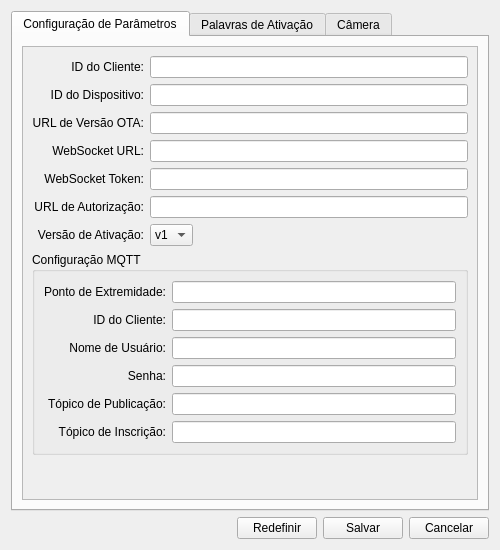
<?xml version="1.0" encoding="UTF-8"?>
<ui version="4.0">
 <class>SettingsWindow</class>
 <widget class="QDialog" name="SettingsWindow">
  <property name="geometry">
   <rect>
    <x>0</x>
    <y>0</y>
    <width>500</width>
    <height>550</height>
   </rect>
  </property>
  <property name="minimumSize">
   <size>
    <width>400</width>
    <height>400</height>
   </size>
  </property>
  <property name="windowTitle">
   <string>Configuração de Parâmetros</string>
  </property>
  <property name="modal">
   <bool>true</bool>
  </property>
  <layout class="QVBoxLayout" name="verticalLayout">
   <item>
    <widget class="QTabWidget" name="tabWidget">
     <property name="currentIndex">
      <number>0</number>
     </property>
     <widget class="QWidget" name="system_tab">
      <attribute name="title">
       <string>Configuração de Parâmetros</string>
      </attribute>
      <layout class="QVBoxLayout" name="system_layout">
       <item>
        <widget class="QScrollArea" name="system_scroll">
         <property name="widgetResizable">
          <bool>true</bool>
         </property>
         <widget class="QWidget" name="system_content">
          <property name="geometry">
           <rect>
            <x>0</x>
            <y>0</y>
            <width>574</width>
            <height>474</height>
           </rect>
          </property>
          <layout class="QFormLayout" name="system_form">
           <property name="labelAlignment">
            <set>Qt::AlignRight|Qt::AlignVCenter</set>
           </property>
           <property name="fieldGrowthPolicy">
            <enum>QFormLayout::ExpandingFieldsGrow</enum>
           </property>
           <item row="0" column="0">
            <widget class="QLabel" name="client_id_label">
             <property name="text">
              <string>ID do Cliente:</string>
             </property>
             <property name="alignment">
              <set>Qt::AlignRight|Qt::AlignVCenter</set>
             </property>
            </widget>
           </item>
           <item row="0" column="1">
            <widget class="QLineEdit" name="client_id_edit">
             <property name="readOnly">
              <bool>false</bool>
             </property>
            </widget>
           </item>
           <item row="1" column="0">
            <widget class="QLabel" name="device_id_label">
             <property name="text">
              <string>ID do Dispositivo:</string>
             </property>
             <property name="alignment">
              <set>Qt::AlignRight|Qt::AlignVCenter</set>
             </property>
            </widget>
           </item>
           <item row="1" column="1">
            <widget class="QLineEdit" name="device_id_edit">
             <property name="readOnly">
              <bool>false</bool>
             </property>
            </widget>
           </item>
           <item row="2" column="0">
            <widget class="QLabel" name="ota_url_label">
             <property name="text">
              <string>URL de Versão OTA:</string>
             </property>
             <property name="alignment">
              <set>Qt::AlignRight|Qt::AlignVCenter</set>
             </property>
            </widget>
           </item>
           <item row="2" column="1">
            <widget class="QLineEdit" name="ota_url_edit"/>
           </item>
           <item row="3" column="0">
            <widget class="QLabel" name="websocket_url_label">
             <property name="text">
              <string>WebSocket URL:</string>
             </property>
             <property name="alignment">
              <set>Qt::AlignRight|Qt::AlignVCenter</set>
             </property>
            </widget>
           </item>
           <item row="3" column="1">
            <widget class="QLineEdit" name="websocket_url_edit"/>
           </item>
           <item row="4" column="0">
            <widget class="QLabel" name="websocket_token_label">
             <property name="text">
              <string>WebSocket Token:</string>
             </property>
             <property name="alignment">
              <set>Qt::AlignRight|Qt::AlignVCenter</set>
             </property>
            </widget>
           </item>
           <item row="4" column="1">
            <widget class="QLineEdit" name="websocket_token_edit">
             <property name="echoMode">
              <enum>QLineEdit::Normal</enum>
             </property>
            </widget>
           </item>
           <item row="5" column="0">
            <widget class="QLabel" name="authorization_url_label">
             <property name="text">
              <string>URL de Autorização:</string>
             </property>
             <property name="alignment">
              <set>Qt::AlignRight|Qt::AlignVCenter</set>
             </property>
            </widget>
           </item>
           <item row="5" column="1">
            <widget class="QLineEdit" name="authorization_url_edit"/>
           </item>
           <item row="6" column="0">
            <widget class="QLabel" name="activation_version_label">
             <property name="text">
              <string>Versão de Ativação:</string>
             </property>
             <property name="alignment">
              <set>Qt::AlignRight|Qt::AlignVCenter</set>
             </property>
            </widget>
           </item>
           <item row="6" column="1">
            <widget class="QComboBox" name="activation_version_combo">
             <item>
              <property name="text">
               <string>v1</string>
              </property>
             </item>
             <item>
              <property name="text">
               <string>v2</string>
              </property>
             </item>
            </widget>
           </item>
           <item row="7" column="0" colspan="2">
            <widget class="QGroupBox" name="mqtt_group">
             <property name="title">
              <string>Configuração MQTT</string>
             </property>
             <layout class="QFormLayout" name="mqtt_form">
              <property name="labelAlignment">
               <set>Qt::AlignRight|Qt::AlignVCenter</set>
              </property>
              <property name="fieldGrowthPolicy">
               <enum>QFormLayout::ExpandingFieldsGrow</enum>
              </property>
              <item row="0" column="0">
               <widget class="QLabel" name="mqtt_endpoint_label">
                <property name="text">
                 <string>Ponto de Extremidade:</string>
                </property>
                <property name="alignment">
                 <set>Qt::AlignRight|Qt::AlignVCenter</set>
                </property>
               </widget>
              </item>
              <item row="0" column="1">
               <widget class="QLineEdit" name="mqtt_endpoint_edit"/>
              </item>
              <item row="1" column="0">
               <widget class="QLabel" name="mqtt_client_id_label">
                <property name="text">
                 <string>ID do Cliente:</string>
                </property>
                <property name="alignment">
                 <set>Qt::AlignRight|Qt::AlignVCenter</set>
                </property>
               </widget>
              </item>
              <item row="1" column="1">
               <widget class="QLineEdit" name="mqtt_client_id_edit"/>
              </item>
              <item row="2" column="0">
               <widget class="QLabel" name="mqtt_username_label">
                <property name="text">
                 <string>Nome de Usuário:</string>
                </property>
                <property name="alignment">
                 <set>Qt::AlignRight|Qt::AlignVCenter</set>
                </property>
               </widget>
              </item>
              <item row="2" column="1">
               <widget class="QLineEdit" name="mqtt_username_edit"/>
              </item>
              <item row="3" column="0">
               <widget class="QLabel" name="mqtt_password_label">
                <property name="text">
                 <string>Senha:</string>
                </property>
                <property name="alignment">
                 <set>Qt::AlignRight|Qt::AlignVCenter</set>
                </property>
               </widget>
              </item>
              <item row="3" column="1">
               <widget class="QLineEdit" name="mqtt_password_edit">
                <property name="echoMode">
                 <enum>QLineEdit::Normal</enum>
                </property>
               </widget>
              </item>
              <item row="4" column="0">
               <widget class="QLabel" name="mqtt_publish_topic_label">
                <property name="text">
                 <string>Tópico de Publicação:</string>
                </property>
                <property name="alignment">
                 <set>Qt::AlignRight|Qt::AlignVCenter</set>
                </property>
               </widget>
              </item>
              <item row="4" column="1">
               <widget class="QLineEdit" name="mqtt_publish_topic_edit"/>
              </item>
              <item row="5" column="0">
               <widget class="QLabel" name="mqtt_subscribe_topic_label">
                <property name="text">
                 <string>Tópico de Inscrição:</string>
                </property>
                <property name="alignment">
                 <set>Qt::AlignRight|Qt::AlignVCenter</set>
                </property>
               </widget>
              </item>
              <item row="5" column="1">
               <widget class="QLineEdit" name="mqtt_subscribe_topic_edit"/>
              </item>
             </layout>
            </widget>
           </item>
          </layout>
         </widget>
        </widget>
       </item>
      </layout>
     </widget>
     <widget class="QWidget" name="wake_word_tab">
      <attribute name="title">
       <string>Palavras de Ativação</string>
      </attribute>
      <layout class="QVBoxLayout" name="wake_word_layout">
       <item>
        <widget class="QScrollArea" name="wake_word_scroll">
         <property name="widgetResizable">
          <bool>true</bool>
         </property>
         <widget class="QWidget" name="wake_word_content">
          <property name="geometry">
           <rect>
            <x>0</x>
            <y>0</y>
            <width>574</width>
            <height>262</height>
           </rect>
          </property>
          <layout class="QFormLayout" name="wake_word_form">
           <property name="labelAlignment">
            <set>Qt::AlignRight|Qt::AlignVCenter</set>
           </property>
           <property name="fieldGrowthPolicy">
            <enum>QFormLayout::ExpandingFieldsGrow</enum>
           </property>
           <item row="0" column="0">
            <widget class="QLabel" name="use_wake_word_label">
             <property name="text">
              <string>Ativar Palavras de Ativação:</string>
             </property>
             <property name="alignment">
              <set>Qt::AlignRight|Qt::AlignVCenter</set>
             </property>
            </widget>
           </item>
           <item row="0" column="1">
            <widget class="QCheckBox" name="use_wake_word_check"/>
           </item>
           <item row="1" column="0">
            <widget class="QLabel" name="model_path_label">
             <property name="text">
              <string>Caminho do Modelo:</string>
             </property>
             <property name="alignment">
              <set>Qt::AlignRight|Qt::AlignVCenter</set>
             </property>
            </widget>
           </item>
           <item row="1" column="1">
            <layout class="QHBoxLayout" name="model_path_layout">
             <item>
              <widget class="QLineEdit" name="model_path_edit"/>
             </item>
             <item>
              <widget class="QPushButton" name="model_path_btn">
               <property name="text">
                <string>Procurar</string>
               </property>
              </widget>
             </item>
            </layout>
           </item>
           <item row="2" column="0">
            <widget class="QLabel" name="wake_words_label">
             <property name="text">
              <string>Lista de Palavras de Ativação:</string>
             </property>
             <property name="alignment">
              <set>Qt::AlignRight|Qt::AlignTop</set>
             </property>
            </widget>
           </item>
           <item row="2" column="1">
            <layout class="QVBoxLayout" name="wake_words_layout">
             <item>
              <widget class="QTextEdit" name="wake_words_edit">
               <property name="maximumSize">
                <size>
                 <width>16777215</width>
                 <height>100</height>
                </size>
               </property>
               <property name="placeholderText">
                <string>Uma palavra de ativação por linha</string>
               </property>
              </widget>
             </item>
             <item>
              <widget class="QLabel" name="wake_words_hint">
               <property name="text">
                <string>Dica: Digite uma palavra de ativação por linha, como "Alexa", "Hey Google"</string>
               </property>
               <property name="styleSheet">
                <string>color: #666; font-size: 11px;</string>
               </property>
              </widget>
             </item>
            </layout>
           </item>
          </layout>
         </widget>
        </widget>
       </item>
      </layout>
     </widget>
     <widget class="QWidget" name="camera_tab">
      <attribute name="title">
       <string>Câmera</string>
      </attribute>
      <layout class="QVBoxLayout" name="camera_layout">
       <item>
        <widget class="QScrollArea" name="camera_scroll">
         <property name="widgetResizable">
          <bool>true</bool>
         </property>
         <widget class="QWidget" name="camera_content">
          <property name="geometry">
           <rect>
            <x>0</x>
            <y>0</y>
            <width>574</width>
            <height>345</height>
           </rect>
          </property>
          <layout class="QFormLayout" name="camera_form">
           <property name="labelAlignment">
            <set>Qt::AlignRight|Qt::AlignVCenter</set>
           </property>
           <property name="fieldGrowthPolicy">
            <enum>QFormLayout::ExpandingFieldsGrow</enum>
           </property>
           <item row="0" column="0">
            <widget class="QLabel" name="camera_index_label">
             <property name="text">
              <string>Índice da Câmera:</string>
             </property>
             <property name="alignment">
              <set>Qt::AlignRight|Qt::AlignVCenter</set>
             </property>
            </widget>
           </item>
           <item row="0" column="1">
            <widget class="QSpinBox" name="camera_index_spin">
             <property name="minimum">
              <number>0</number>
             </property>
             <property name="maximum">
              <number>10</number>
             </property>
            </widget>
           </item>
           <item row="1" column="0">
            <widget class="QLabel" name="frame_width_label">
             <property name="text">
              <string>Largura do Quadro:</string>
             </property>
             <property name="alignment">
              <set>Qt::AlignRight|Qt::AlignVCenter</set>
             </property>
            </widget>
           </item>
           <item row="1" column="1">
            <widget class="QSpinBox" name="frame_width_spin">
             <property name="minimum">
              <number>320</number>
             </property>
             <property name="maximum">
              <number>1920</number>
             </property>
             <property name="singleStep">
              <number>10</number>
             </property>
             <property name="value">
              <number>640</number>
             </property>
            </widget>
           </item>
           <item row="2" column="0">
            <widget class="QLabel" name="frame_height_label">
             <property name="text">
              <string>Altura do Quadro:</string>
             </property>
             <property name="alignment">
              <set>Qt::AlignRight|Qt::AlignVCenter</set>
             </property>
            </widget>
           </item>
           <item row="2" column="1">
            <widget class="QSpinBox" name="frame_height_spin">
             <property name="minimum">
              <number>240</number>
             </property>
             <property name="maximum">
              <number>1080</number>
             </property>
             <property name="singleStep">
              <number>10</number>
             </property>
             <property name="value">
              <number>480</number>
             </property>
            </widget>
           </item>
           <item row="3" column="0">
            <widget class="QLabel" name="fps_label">
             <property name="text">
              <string>Taxa de Quadros:</string>
             </property>
             <property name="alignment">
              <set>Qt::AlignRight|Qt::AlignVCenter</set>
             </property>
            </widget>
           </item>
           <item row="3" column="1">
            <widget class="QSpinBox" name="fps_spin">
             <property name="minimum">
              <number>1</number>
             </property>
             <property name="maximum">
              <number>60</number>
             </property>
             <property name="value">
              <number>30</number>
             </property>
            </widget>
           </item>
           <item row="4" column="0">
            <widget class="QLabel" name="local_vl_url_label">
             <property name="text">
              <string>URL VL Local:</string>
             </property>
             <property name="alignment">
              <set>Qt::AlignRight|Qt::AlignVCenter</set>
             </property>
            </widget>
           </item>
           <item row="4" column="1">
            <widget class="QLineEdit" name="local_vl_url_edit"/>
           </item>
           <item row="5" column="0">
            <widget class="QLabel" name="vl_api_key_label">
             <property name="text">
              <string>Senha:</string>
             </property>
             <property name="alignment">
              <set>Qt::AlignRight|Qt::AlignVCenter</set>
             </property>
            </widget>
           </item>
           <item row="5" column="1">
            <widget class="QLineEdit" name="vl_api_key_edit">
             <property name="echoMode">
              <enum>QLineEdit::Normal</enum>
             </property>
            </widget>
           </item>
           <item row="6" column="0">
            <widget class="QLabel" name="models_label">
             <property name="text">
              <string>Ponto de Extremidade:</string>
             </property>
             <property name="alignment">
              <set>Qt::AlignRight|Qt::AlignVCenter</set>
             </property>
            </widget>
           </item>
           <item row="6" column="1">
            <widget class="QLineEdit" name="models_edit"/>
           </item>
          </layout>
         </widget>
        </widget>
       </item>
      </layout>
     </widget>
    </widget>
   </item>
   <item>
    <layout class="QHBoxLayout" name="button_layout">
     <item>
      <spacer name="button_spacer">
       <property name="orientation">
        <enum>Qt::Horizontal</enum>
       </property>
       <property name="sizeHint" stdset="0">
        <size>
         <width>40</width>
         <height>20</height>
        </size>
       </property>
      </spacer>
     </item>
     <item>
      <widget class="QPushButton" name="reset_btn">
       <property name="text">
        <string>Redefinir</string>
       </property>
      </widget>
     </item>
     <item>
      <widget class="QPushButton" name="save_btn">
       <property name="text">
        <string>Salvar</string>
       </property>
      </widget>
     </item>
     <item>
      <widget class="QPushButton" name="cancel_btn">
       <property name="text">
        <string>Cancelar</string>
       </property>
      </widget>
     </item>
    </layout>
   </item>
  </layout>
 </widget>
 <resources/>
 <connections/>
</ui>
